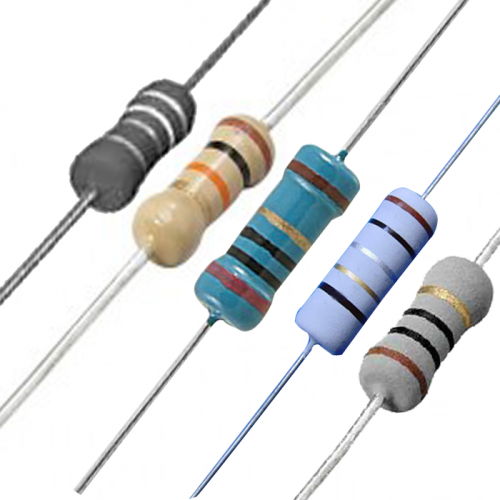
#> input picture RESISTORS-2.png, 500 x 500 px
$ jupyter execute A1p3.ipynb
#> lines starting #> are read from the running program, lines starting #| are printed output that depends on the picture; after the words box and inside, x2 and y2 are one past the last pixel; in counts of white or black regions, pixels touching at a corner belong together
[cell 1]
import cv2
import numpy as np
from skimage import measure
import matplotlib.pyplot as plt
# Load the image
image_path = 'RESISTORS-2.png'
image = cv2.imread(image_path, cv2.IMREAD_COLOR)
#> image is the input picture: shape (500, 500, 3); mean B, G, R 223.9, 223, 221.6

# Convert to HSV color space
hsv_image = cv2.cvtColor(image, cv2.COLOR_BGR2HSV)
#> hsv_image: shape (500, 500, 3); mean H, S, V 16.1, 15, 227.5

# Define color range for segmentation
color_lower_bound = np.array([0, 0, 0])
color_upper_bound = np.array([255, 255, 255])

# Threshold the HSV image to get only the resistors colors
mask = cv2.inRange(hsv_image, color_lower_bound, color_upper_bound)
#> mask: shape (500, 500); every value is 255

# Label connected components
label_image = measure.label(mask, background=0)
#> label_image: shape (500, 500) int64; every value is 1
# Visualize the segmentation
plt.figure(figsize=(10, 10))
plt.subplot(1, 2, 1)
plt.imshow(cv2.cvtColor(image, cv2.COLOR_BGR2RGB))
plt.title('Original Image')
plt.axis('off')

plt.subplot(1, 2, 2)
plt.imshow(label_image, cmap='jet')
plt.title('Segmented Image')
plt.axis('off')

plt.show()
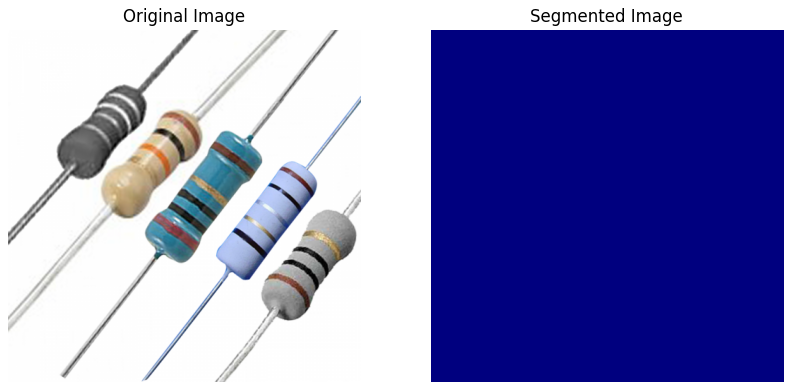
#> figure drawn by matplotlib, 2 panels

[cell 2]
# Calculate the properties of each connected component
properties = measure.regionprops(label_image)
#> properties = 1 regions; box (x1, y1, x2, y2) and area: (0, 0, 500, 500) 250000

# Save the cropped resistor images
for idx, prop in enumerate(properties):
    if prop.area > 100:  # Filter out small areas
        # Create a mask for the component
        minr, minc, maxr, maxc = prop.bbox
        component_mask = (label_image == prop.label).astype(np.uint8) * 255
        cropped_mask = component_mask[minr:maxr, minc:maxc]

        # Mask the image to extract the resistor
        cropped_resistor = image[minr:maxr, minc:maxc]
        masked_resistor = cv2.bitwise_and(cropped_resistor, cropped_resistor, mask=cropped_mask)

        # Save the masked resistor image
        file_name = f'resistor_{idx+1}.png'
        cv2.imwrite(file_name, masked_resistor)
        print(f'Saved: {file_name}')
#> this loop made 1 pass
#| Saved: resistor_1.png


$ run again, with RESISTORS-1.png copied over RESISTORS-2.png
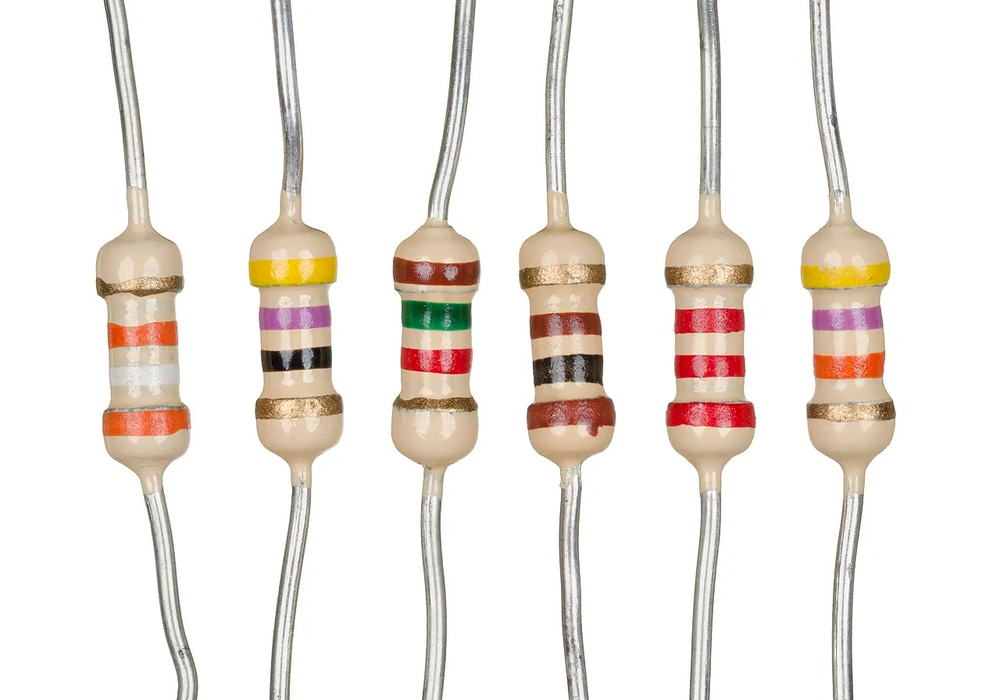
#> input picture RESISTORS-1.png, 1000 x 700 px, shrunk from 1280 x 896 before the run
#> image is the input picture: shape (700, 1000, 3); mean B, G, R 229.2, 234.1, 240.1
#> hsv_image: shape (700, 1000, 3); mean H, S, V 11.2, 15.7, 240.4
#> mask: shape (700, 1000); every value is 255
#> label_image: shape (700, 1000) int64; every value is 1
#> `plt.show()`:
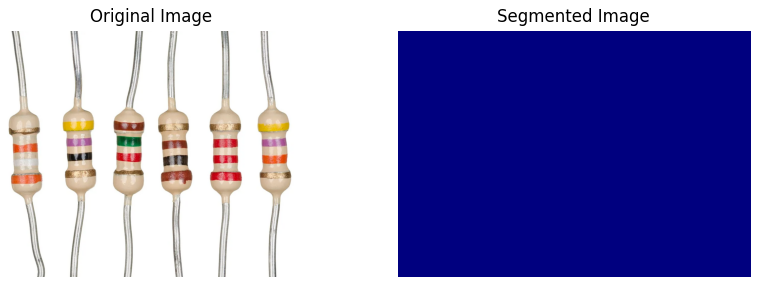
#> figure drawn by matplotlib, 2 panels
#> properties = 1 regions; box (x1, y1, x2, y2) and area: (0, 0, 1000, 700) 700000
#> the loop `for idx, prop in enumerate(properties):` made 1 pass
#> (minr, minc, maxr, maxc, file_name) on pass 1: (0, 0, 700, 1000, 'resistor_1.png')
#> (printed output is left out)
